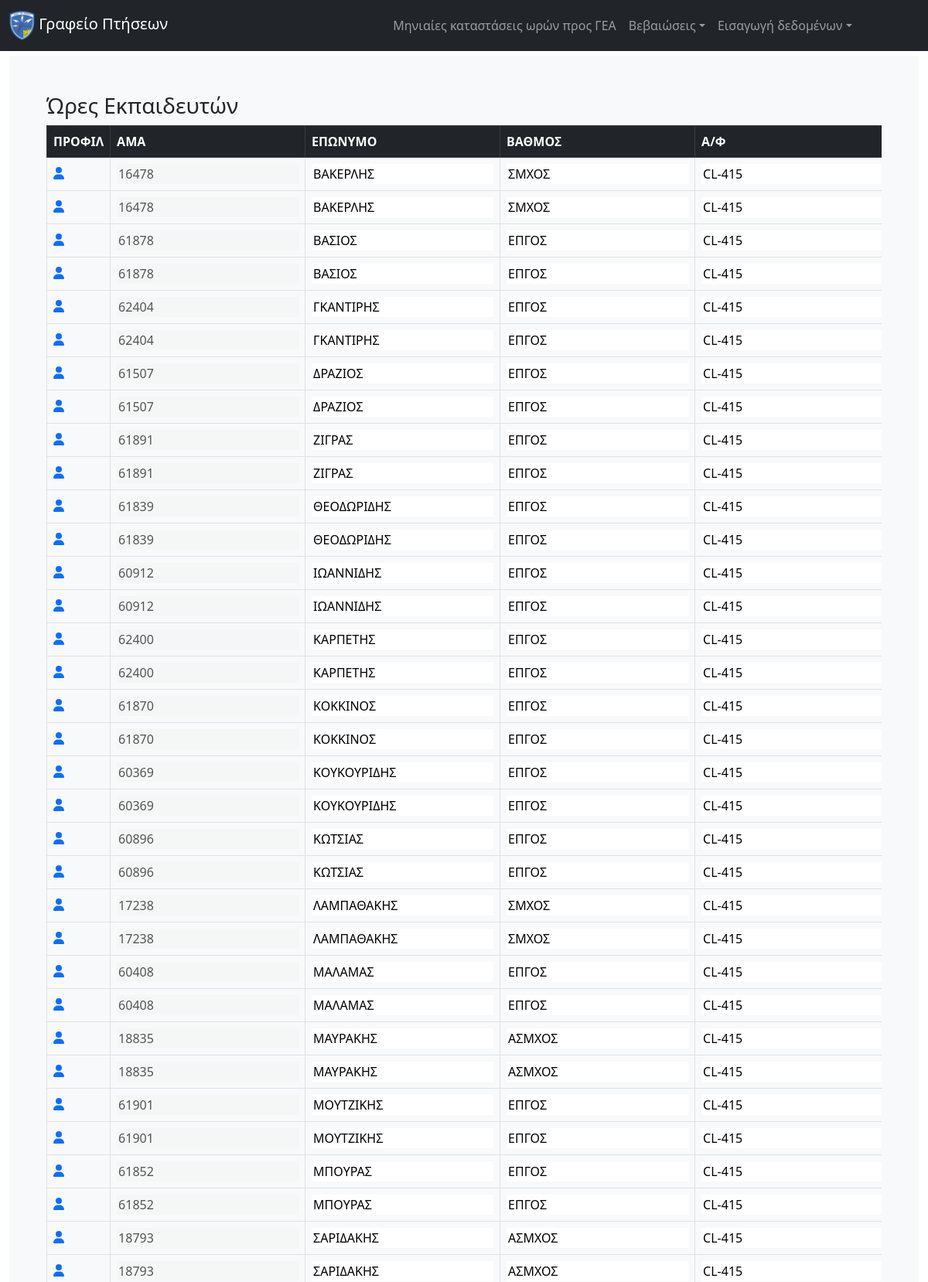
Screenshot of /hours/train-hours/ (upper part) with the database file from the repository.
### core/models.py (models this page shows, shortened)
class TrainHours(models.Model):
    airman = models.ForeignKey(Airman,on_delete=models.CASCADE)
    plane = models.CharField(max_length=200,default="",blank=True,null=True)
    hours = models.FloatField(blank=True,null=True,default=0)
    month = models.CharField(max_length=200,default="",blank=True,null=True)
    year = models.CharField(max_length=200,default="",blank=True,null=True)

class Airman(models.Model):
    asma = models.BigIntegerField(primary_key=True)
    firstname = models.CharField(max_length=200,default="",blank=True,null=True)
    lastname = models.CharField(max_length=200,default="",blank=True,null=True)
    rank = models.CharField(max_length=200,default="",blank=True,null=True)
    eidikotita = models.CharField(max_length=200,default="",blank=True,null=True)
    idiotita = models.CharField(max_length=200,default="",blank=True,null=True)
    availability = models.CharField(max_length=200,default="",blank=True,null=True)
    topothetisi = models.CharField(max_length=200,default="",blank=True,null=True)
    katigoria_ptitikou = models.CharField(max_length=200,default="",blank=True,null=True)
    monada_ekdosis_ptitikou = models.CharField(max_length=200,default="",blank=True,null=True)
    geniko_synolo_oron = models.FloatField(blank=True,null=True,default=0)

### core/views.py (the view)
# urls.py: path('hours/train-hours/',views.train_hours,name="train_hours"),
def train_hours(request):
    context = {}
    table_data = TrainHours.objects.all().order_by('airman__lastname')
    context = {'table_data':table_data}
    return render(request,'core/train_hours_page.html',context)

### core/templates/core/train_hours_page.html (shortened to what this page needs)
{% extends 'core/core.html' %}
{% block content%}
<h3>Ώρες Εκπαιδευτών</h3>
<div class="tableFixHead">
    <table class="table table-hover table-bordered">
      <thead class="table-dark" style="position: sticky;top: 0">
        <tr>
          <th scope="col">ΠΡΟΦΙΛ</th>
          <th scope="col">ΑΜΑ</th>
          <th scope="col">ΕΠΩΝΥΜΟ</th>
          <th scope="col">ΒΑΘΜΟΣ</th>
          <th scope="col">Α/Φ</th>
        </tr>
      </thead>
      <tbody >
        {% for trainer in table_data%}
          <tr>
            <td><a href={% url 'profile' trainer.airman.asma %}><i class="fa-solid fa-user"></i></a></td>
            <td><input type="text" id="{{ trainer.airman.asma }}_asma" name="{{ trainer.airman.asma }}" value={{trainer.airman.asma}} disabled></td>
            <td><input type="text" id="{{ trainer.airman.asma }}_lastname" name="{{ trainer.airman.lastname }}" value={{trainer.airman.lastname}}></td>
            <td><input type="text" id="{{ trainer.airman.asma }}_rank" name="{{ trainer.airman.rank }}" value={{trainer.airman.rank}}></td>
            <td><input type="text" id="{{ trainer.airman.asma }}_plane" name="{{ trainer.plane }}" value={{trainer.plane}}></td>
          </tr>
        {% endfor %}
      </tbody>
    </table>
  </div>
{% endblock %}
{%load static%}

### static/css/navbar-top-fixed.css (style rules this page uses)
body { padding-top: 4.5rem; }
.tableFixHead { overflow: auto; height: 75vh; }
.tableFixHead thead th { position: sticky; top: 0; z-index: 1; }
input { border-width:0px; border:none; }

### rows the page displays
TrainHours: airman.asma "16478", airman.lastname "ΒΑΚΕΡΛΗΣ", airman.rank "ΣΜΧΟΣ", plane "CL-415"
TrainHours: airman.asma "16478", airman.lastname "ΒΑΚΕΡΛΗΣ", airman.rank "ΣΜΧΟΣ", plane "CL-415"
TrainHours: airman.asma "61878", airman.lastname "ΒΑΣΙΟΣ", airman.rank "ΕΠΓΟΣ", plane "CL-415"
TrainHours: airman.asma "61878", airman.lastname "ΒΑΣΙΟΣ", airman.rank "ΕΠΓΟΣ", plane "CL-415"
TrainHours: airman.asma "62404", airman.lastname "ΓΚΑΝΤΙΡΗΣ", airman.rank "ΕΠΓΟΣ", plane "CL-415"
TrainHours: airman.asma "62404", airman.lastname "ΓΚΑΝΤΙΡΗΣ", airman.rank "ΕΠΓΟΣ", plane "CL-415"
TrainHours: airman.asma "61507", airman.lastname "ΔΡΑΖΙΟΣ", airman.rank "ΕΠΓΟΣ", plane "CL-415"
TrainHours: airman.asma "61507", airman.lastname "ΔΡΑΖΙΟΣ", airman.rank "ΕΠΓΟΣ", plane "CL-415"
TrainHours: airman.asma "61891", airman.lastname "ΖΙΓΡΑΣ", airman.rank "ΕΠΓΟΣ", plane "CL-415"
TrainHours: airman.asma "61891", airman.lastname "ΖΙΓΡΑΣ", airman.rank "ΕΠΓΟΣ", plane "CL-415"
TrainHours: airman.asma "61839", airman.lastname "ΘΕΟΔΩΡΙΔΗΣ", airman.rank "ΕΠΓΟΣ", plane "CL-415"
TrainHours: airman.asma "61839", airman.lastname "ΘΕΟΔΩΡΙΔΗΣ", airman.rank "ΕΠΓΟΣ", plane "CL-415"
TrainHours: airman.asma "60912", airman.lastname "ΙΩΑΝΝΙΔΗΣ", airman.rank "ΕΠΓΟΣ", plane "CL-415"
TrainHours: airman.asma "60912", airman.lastname "ΙΩΑΝΝΙΔΗΣ", airman.rank "ΕΠΓΟΣ", plane "CL-415"
TrainHours: airman.asma "62400", airman.lastname "ΚΑΡΠΕΤΗΣ", airman.rank "ΕΠΓΟΣ", plane "CL-415"
TrainHours: airman.asma "62400", airman.lastname "ΚΑΡΠΕΤΗΣ", airman.rank "ΕΠΓΟΣ", plane "CL-415"
TrainHours: airman.asma "61870", airman.lastname "ΚΟΚΚΙΝΟΣ", airman.rank "ΕΠΓΟΣ", plane "CL-415"
TrainHours: airman.asma "61870", airman.lastname "ΚΟΚΚΙΝΟΣ", airman.rank "ΕΠΓΟΣ", plane "CL-415"
TrainHours: airman.asma "60369", airman.lastname "ΚΟΥΚΟΥΡΙΔΗΣ", airman.rank "ΕΠΓΟΣ", plane "CL-415"
TrainHours: airman.asma "60369", airman.lastname "ΚΟΥΚΟΥΡΙΔΗΣ", airman.rank "ΕΠΓΟΣ", plane "CL-415"
TrainHours: airman.asma "60896", airman.lastname "ΚΩΤΣΙΑΣ", airman.rank "ΕΠΓΟΣ", plane "CL-415"
TrainHours: airman.asma "60896", airman.lastname "ΚΩΤΣΙΑΣ", airman.rank "ΕΠΓΟΣ", plane "CL-415"
TrainHours: airman.asma "17238", airman.lastname "ΛΑΜΠΑΘΑΚΗΣ", airman.rank "ΣΜΧΟΣ", plane "CL-415"
TrainHours: airman.asma "17238", airman.lastname "ΛΑΜΠΑΘΑΚΗΣ", airman.rank "ΣΜΧΟΣ", plane "CL-415"
TrainHours: airman.asma "60408", airman.lastname "ΜΑΛΑΜΑΣ", airman.rank "ΕΠΓΟΣ", plane "CL-415"
TrainHours: airman.asma "60408", airman.lastname "ΜΑΛΑΜΑΣ", airman.rank "ΕΠΓΟΣ", plane "CL-415"
TrainHours: airman.asma "18835", airman.lastname "ΜΑΥΡΑΚΗΣ", airman.rank "ΑΣΜΧΟΣ", plane "CL-415"
TrainHours: airman.asma "18835", airman.lastname "ΜΑΥΡΑΚΗΣ", airman.rank "ΑΣΜΧΟΣ", plane "CL-415"
TrainHours: airman.asma "61901", airman.lastname "ΜΟΥΤΖΙΚΗΣ", airman.rank "ΕΠΓΟΣ", plane "CL-415"
TrainHours: airman.asma "61901", airman.lastname "ΜΟΥΤΖΙΚΗΣ", airman.rank "ΕΠΓΟΣ", plane "CL-415"
TrainHours: airman.asma "61852", airman.lastname "ΜΠΟΥΡΑΣ", airman.rank "ΕΠΓΟΣ", plane "CL-415"
TrainHours: airman.asma "61852", airman.lastname "ΜΠΟΥΡΑΣ", airman.rank "ΕΠΓΟΣ", plane "CL-415"
TrainHours: airman.asma "18793", airman.lastname "ΣΑΡΙΔΑΚΗΣ", airman.rank "ΑΣΜΧΟΣ", plane "CL-415"
TrainHours: airman.asma "18793", airman.lastname "ΣΑΡΙΔΑΚΗΣ", airman.rank "ΑΣΜΧΟΣ", plane "CL-415"
